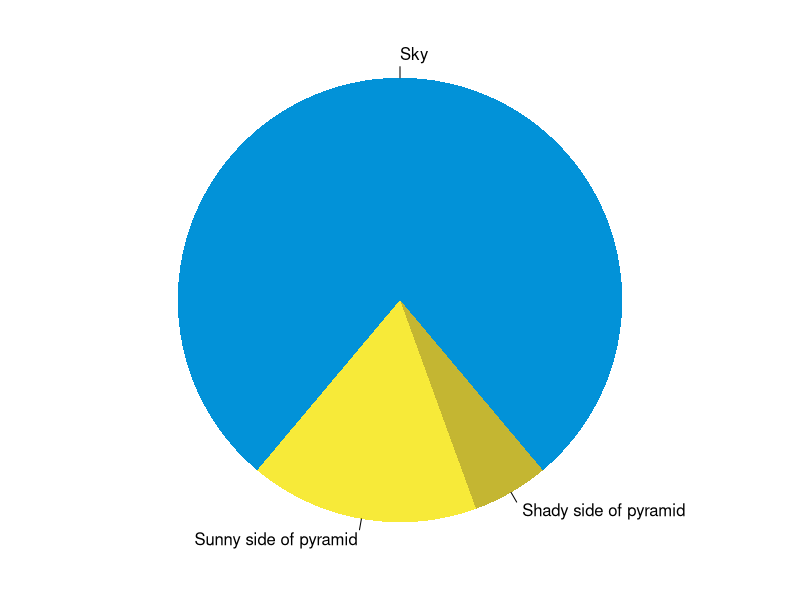
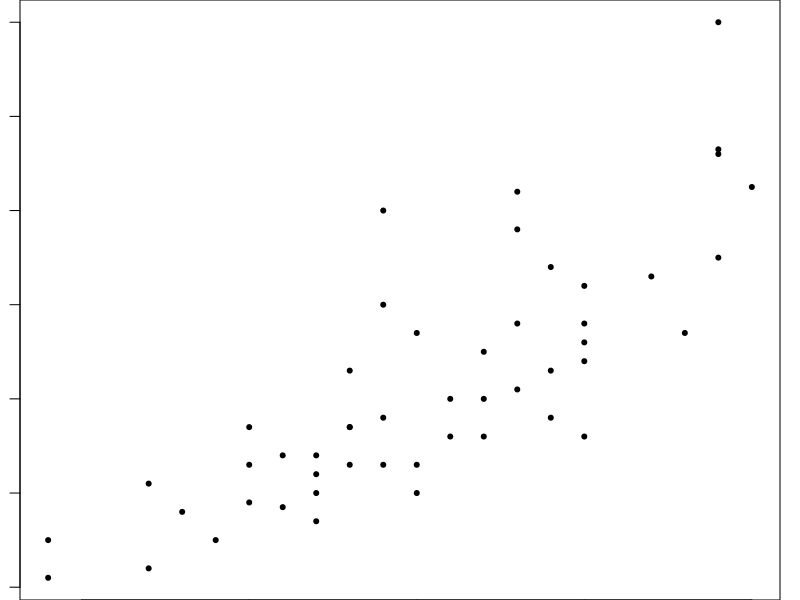

The R source for these figures, in order:
## ---- chunk 1
knitr::opts_chunk$set(collapse = TRUE)
## ---- chunk 2
summary(cars)
fit <- lm(dist ~ speed, data = cars)
fit
## ---- chunk 3
par(mar = c(0, 1, 0, 1))
pie(
  c(280, 60, 20),
  c('Sky', 'Sunny side of pyramid', 'Shady side of pyramid'),
  col = c('#0292D8', '#F7EA39', '#C4B632'),
  init.angle = -50, border = NA
)
## ---- chunk 4
plot(cars, pch = 20)  # not really cool
